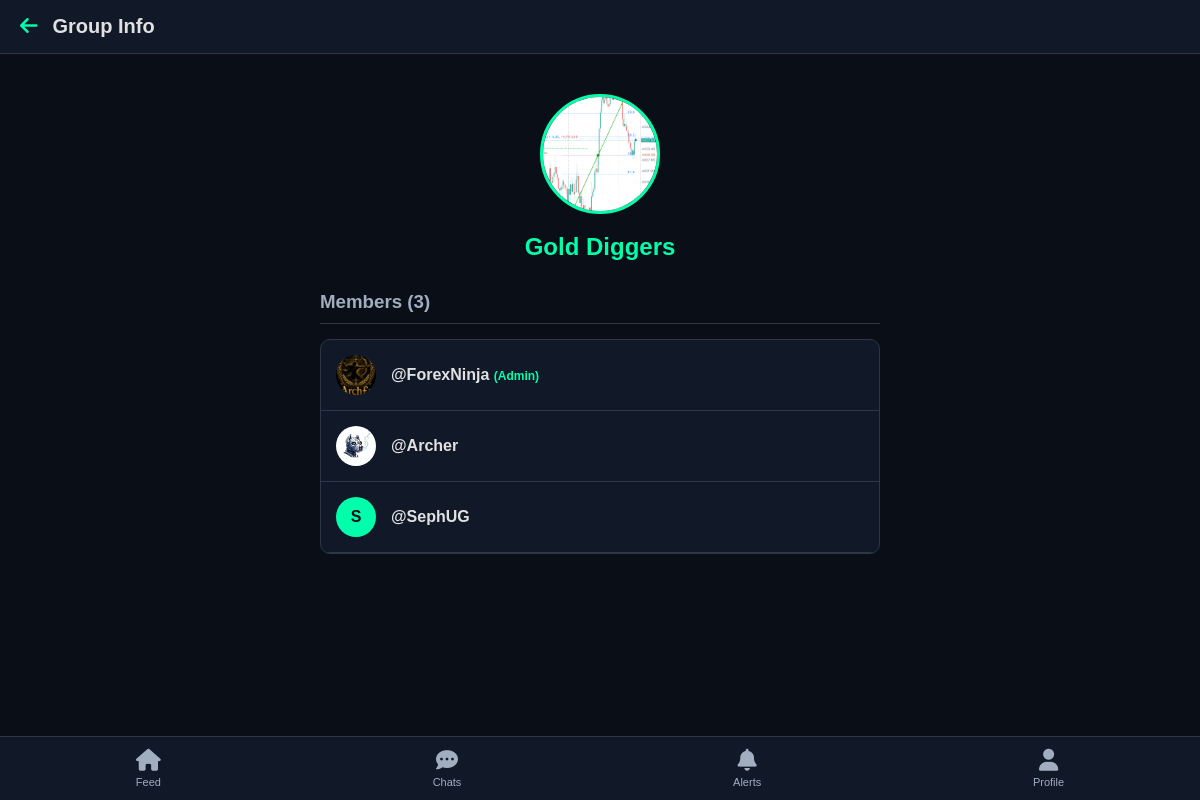
/group_settings/1 (signed in), run on the app's committed database.
### tables this page shows
CREATE TABLE groups (id INTEGER PRIMARY KEY AUTOINCREMENT, name TEXT NOT NULL, creator_id INTEGER, created_at DATETIME DEFAULT CURRENT_TIMESTAMP, avatar_path TEXT);

CREATE TABLE users (
            id INTEGER PRIMARY KEY AUTOINCREMENT,
            username TEXT UNIQUE NOT NULL,
            password TEXT NOT NULL,
            bio TEXT DEFAULT 'Forex & Crypto Trader'
        , avatar_path TEXT, name TEXT, email TEXT, last_seen DATETIME);

### app.py (the view)
@app.route('/group_settings/<int:group_id>')
def group_settings(group_id):
    if 'user_id' not in session: return redirect(url_for('login'))
    conn = get_db_connection()
    me = conn.execute('SELECT id FROM users WHERE username = ?', (session['user_id'],)).fetchone()
    group = conn.execute('SELECT * FROM groups WHERE id = ?', (group_id,)).fetchone()
    if not group:
        conn.close()
        return "Group not found", 404
    members = conn.execute('''
        SELECT users.id, users.username, users.avatar_path, users.last_seen
        FROM group_members
        JOIN users ON group_members.user_id = users.id
        WHERE group_members.group_id = ?
    ''', (group_id,)).fetchall()
    conn.close()
    return render_template('group_settings.html', group=group, members=members, my_id=me['id'])

### app.py (called while the page is built)
def get_db_connection():
    conn = sqlite3.connect('traderszone.db', timeout=20)
    conn.row_factory = sqlite3.Row
    return conn

@app.before_request
def update_last_seen():
    if 'user_id' in session:
        try:
            conn = get_db_connection()
            now = datetime.utcnow().strftime("%Y-%m-%d %H:%M:%S")
            conn.execute('UPDATE users SET last_seen = ? WHERE username = ?', (now, session['user_id']))
            conn.commit()
            conn.close()
        except sqlite3.OperationalError:
            pass

### templates/group_settings.html (shortened to what this page needs)
{% extends "base.html" %}
{% block nav_left %}
    <a href="/group_chat/{{ group.id }}" style="color: #00ffaa; text-decoration: none; margin-right: 15px; font-size: 20px;"><i class="fa-solid fa-arrow-left"></i></a>
    <span style="font-size: 20px; font-weight: bold; color: #e1e1e1;">Group Info</span>
{% endblock %}
{% block content %}
<div class="container" style="margin-top: 20px;">
    <div style="text-align: center; margin-bottom: 30px;">
        <form method="POST" action="/update_group_avatar/{{ group.id }}" enctype="multipart/form-data">
            <label for="group-avatar" style="cursor: {% if group.creator_id == my_id %}pointer{% else %}default{% endif %}; display: inline-block; position: relative;">
                {% if group.avatar_path %}
                    <img src="/{{ group.avatar_path }}" style="width: 120px; height: 120px; border-radius: 50%; object-fit: cover; border: 3px solid #00ffaa;">
                {% else %}
                    <div style="width: 120px; height: 120px; border-radius: 50%; background: #2d3748; color: #00ffaa; display: flex; justify-content: center; align-items: center; font-size: 50px; border: 3px solid #00ffaa;">
                        <i class="fa-solid fa-users"></i>
                    </div>
                {% endif %}
            </label>
        </form>
       <div style="margin-top: 15px; display: flex; justify-content: center; align-items: center; gap: 10px;">
            <h2 style="color: #00ffaa; margin: 0;">{{ group.name }}</h2>
        </div>
    </div>
    <h3 style="color: #a0aec0; margin-bottom: 15px; border-bottom: 1px solid #2d3748; padding-bottom: 10px;">Members ({{ members|length }})</h3>
    <div style="background: #111827; border-radius: 10px; border: 1px solid #2d3748; overflow: hidden;">
        {% for m in members %}
            <div style="display: flex; justify-content: space-between; align-items: center; padding: 15px; border-bottom: 1px solid #2d3748;">
                <div style="display: flex; align-items: center; gap: 15px;">
                    {% if m.avatar_path %}
                        <img src="/{{ m.avatar_path }}" style="width: 40px; height: 40px; border-radius: 50%; object-fit: cover;">
                    {% else %}
                        <div style="width: 40px; height: 40px; border-radius: 50%; background: #00ffaa; color: #0a0e17; display: flex; justify-content: center; align-items: center; font-weight: bold;">{{ m.username[0] | upper }}</div>
                    {% endif %}
                    <div>
                        <div style="font-weight: bold;">@{{ m.username }} {% if m.id == group.creator_id %}<span style="color: #00ffaa; font-size: 12px;">(Admin)</span>{% endif %}</div>
                    </div>
                </div>
            </div>
        {% endfor %}
    </div>
</div>
{% endblock %}

### templates/base.html (style rules this page uses)
* { box-sizing: border-box; margin: 0; padding: 0; }
body { background-color: #0a0e17; color: #e1e1e1; font-family: Arial, sans-serif; padding-bottom: 80px; }
.container { max-width: 600px; margin: 0 auto; padding: 20px; }

### data on the page
groups: avatar_path (picture), name "Gold Diggers"
users: avatar_path (picture), username "ForexNinja", shows "(Admin)"
users: avatar_path (picture), username "Archer"
users: username "S", username "SephUG"

### other printed values
{{ members|length }} "3"
